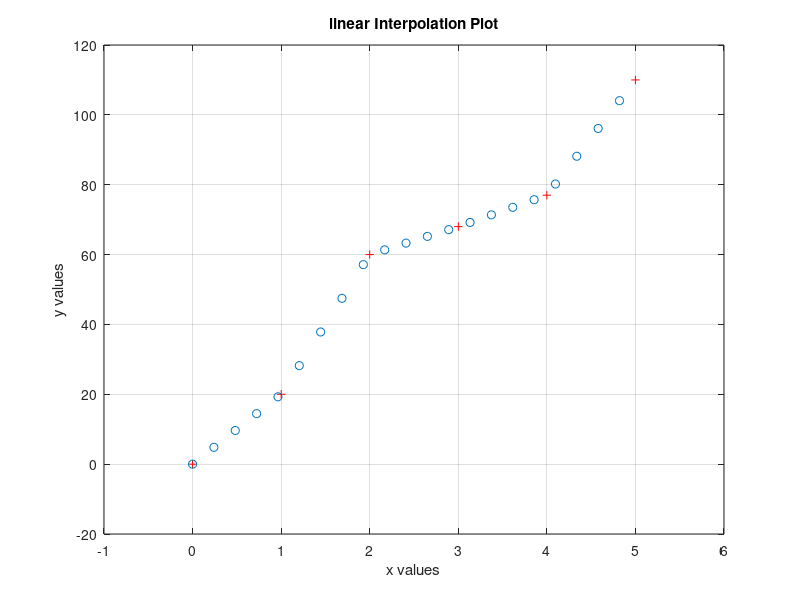

Write MATLAB code to recreate this figure.
% Linear interpolation
function main
    pause(1)
    figure
    x = 0:5;
    y = [0, 20, 60, 68, 77, 110];
    plot(x, y, 'r+')
    hold on
    fprintf('value at 1.5 is %2.2f\n', interp1(x, y ,1.5));
    new_x = 0:0.241:5;
    new_y = interp1(x,y,new_x);
    plot(new_x, new_y, 'o')
    grid on, axis([-1,6,-20,120])
    title('linear Interpolation Plot')
    xlabel('x values') ; ylabel('y values')
    fprintf('value at 7 is %2.2f\n', interp1(x, y ,7));
end
